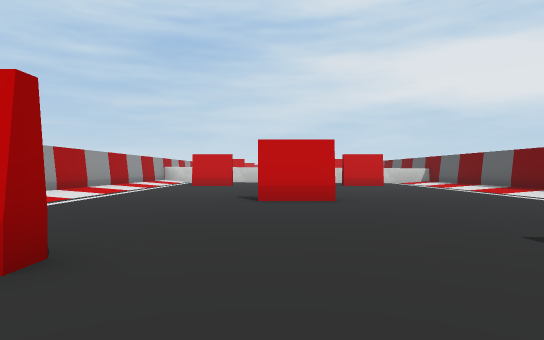
view 1 (above)

21 first-person views from a walk through a Unity game level. The camera is 0.6 m above the floor, looks level and sees 75° across. The floor is counted in squares, 1 m on a side. Each view is taken from the middle of a square. On the plan, view 1 faces up. The plan holds only what a view shows up to about 10 squares ahead; the rest is blank. The place goes on beyond the plan. Some surface patterns are stand-ins.

view 2
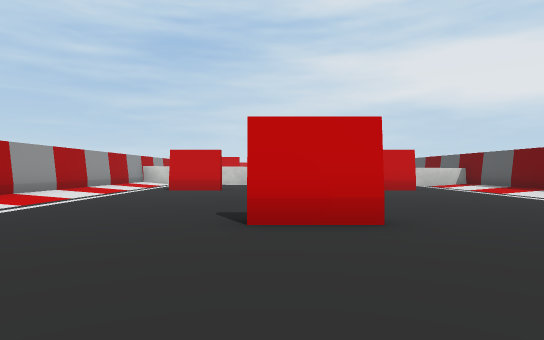

view 3
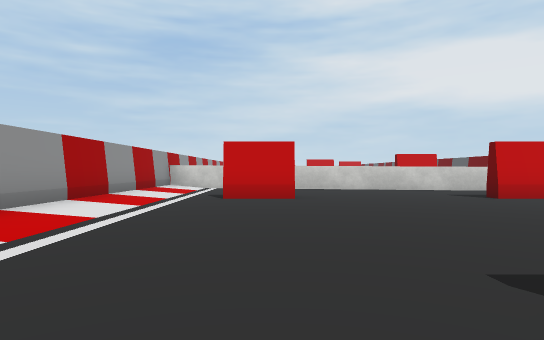

view 4
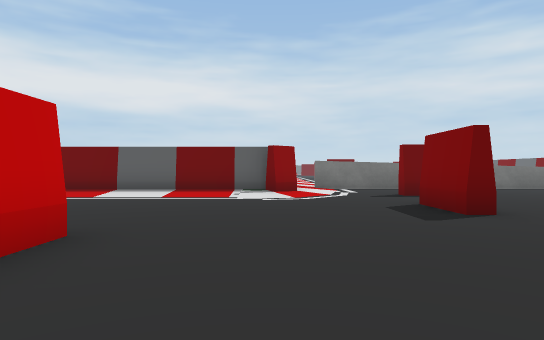

view 5
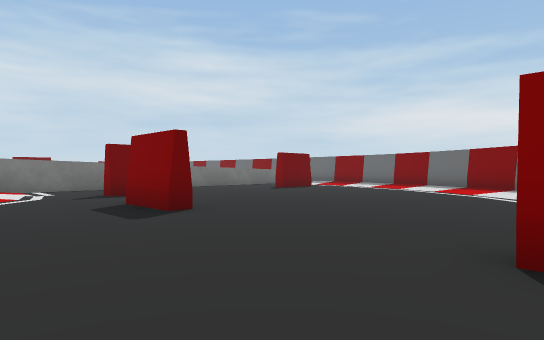

view 6
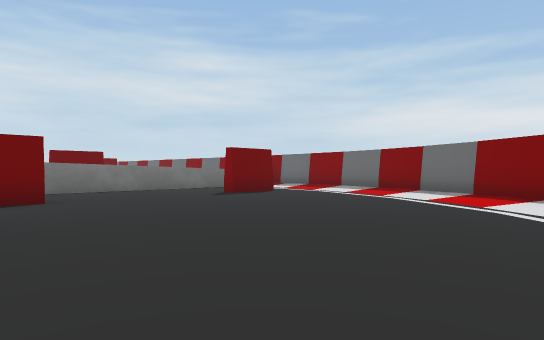

view 7
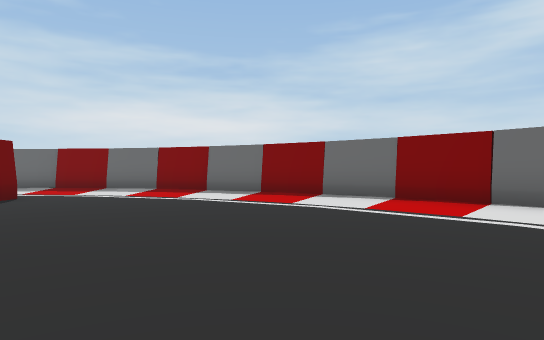

view 8
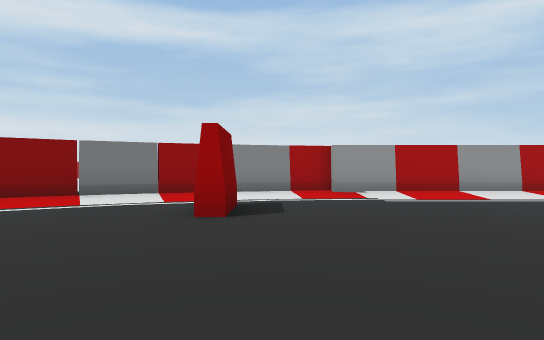

view 9
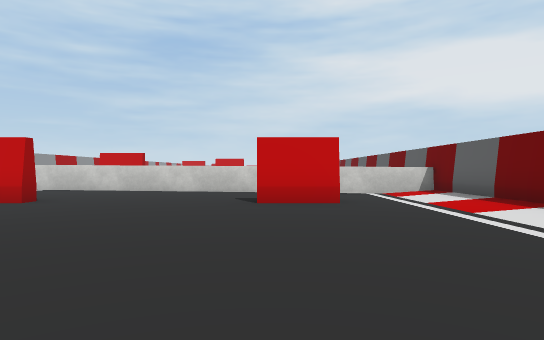

view 10
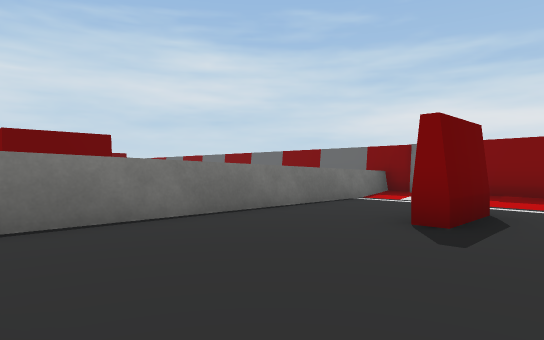

view 11
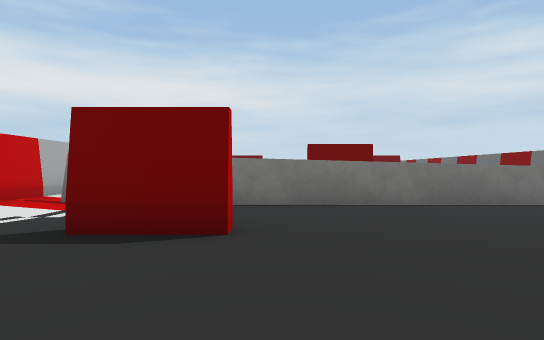

view 12
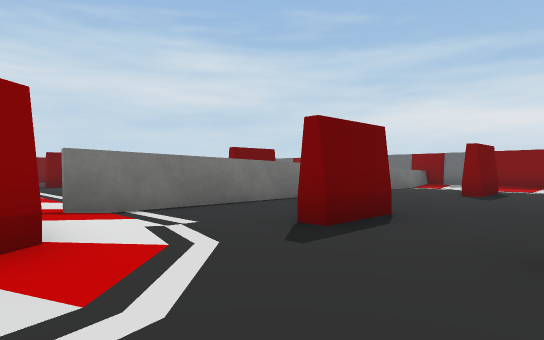

view 13
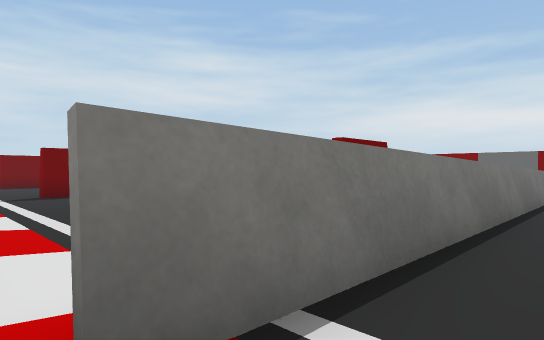

view 14
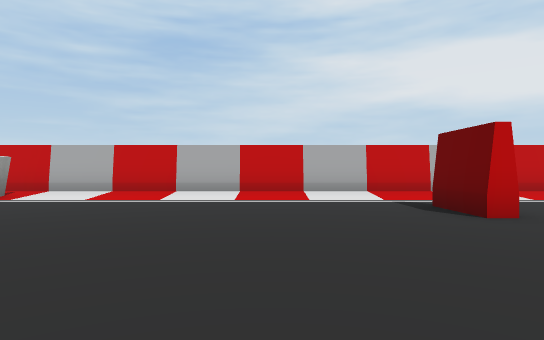

view 15
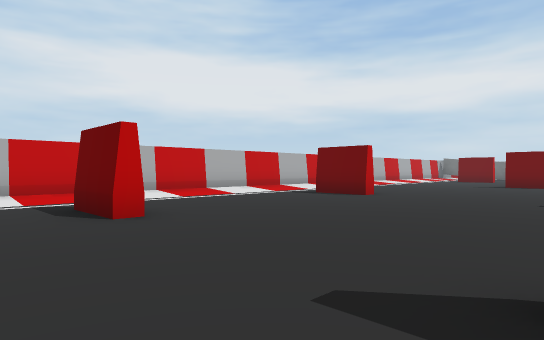

view 16
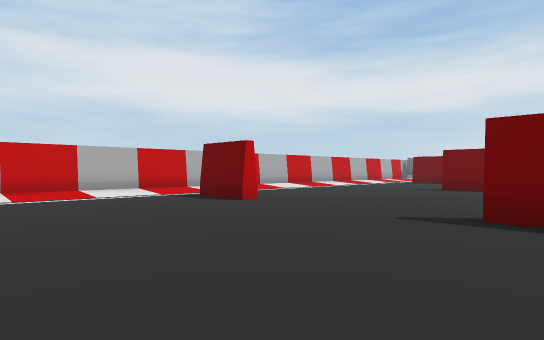

view 17
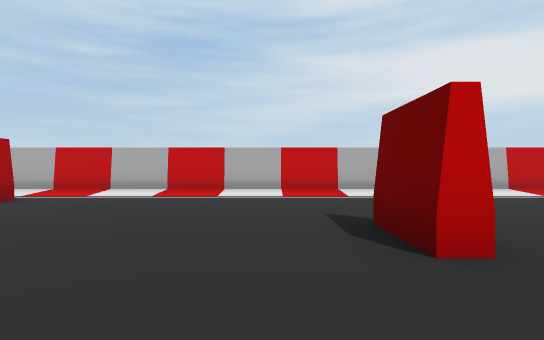

view 18
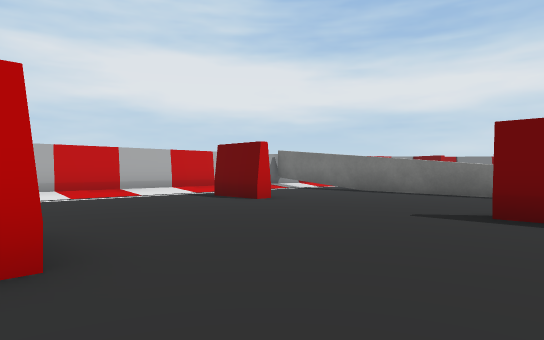

view 19
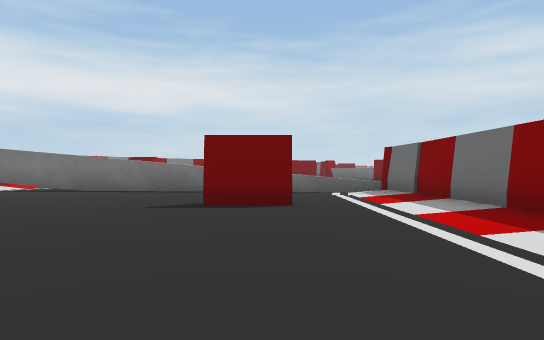

view 20
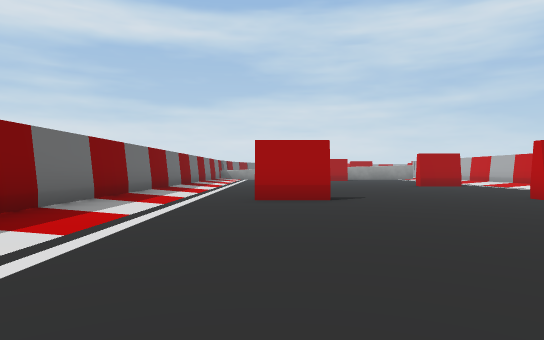

view 21
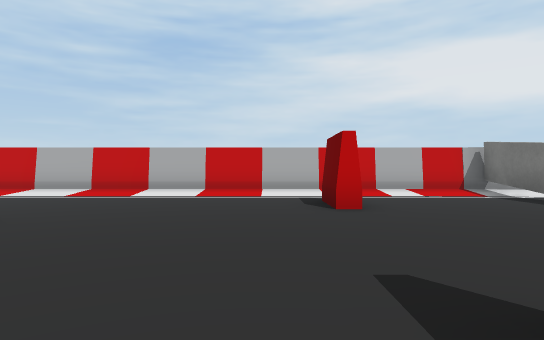

### Floor plan
Points are (right, up) in squares from view 1. A wall is a line through its corners. A room is listed if a view was taken in it or the views show most of it. See-through windows are left out.
Room 1 (views 1, 2, 3, 4, 5, 6, 7, 8, 9, 10, 11, 12, 13)
walls: (7, 4.3) (6.6, 4.9); (7.1, 5) (7.1, 10.5); (-5.6, 3.5) (-5.3, 2); (-5.8, 4.5) (-5.6, 3.4); (-5.1, 1.4) (-4.7, 0.5); (-4.8, 0.6) (-4.1, -0.9) (-3.4, -2); (9.5, 4.4) (8.5, 4.4); (-2.8, -2.8) (-2.3, -3.4); (-2.4, -3.3) (-1.2, -4.5); (7.1, 12.1) (7.1, 17); (-1.3, -4.4) (-0.1, -5.4); (-0.2, -5.3) (1.3, -6.3); (1.2, -6.2) (2.7, -6.9); (2.7, 16.6) (0.2, 17); (2.6, -6.9) (4.1, -7.4); (7.1, 15.8) (4.8, 16.2); (4, -7.4) (5.6, -7.8); (-5.5, 16) (-5.5, 4.4); (5.5, -7.8) (7.1, -7.9); (9.2, -8.3) (9.2, 3.7)
low walls: (7, -8) (8.6, -8)
ways out: opening at (9, 4) to room 2
objects: other object (-3, 2) to (-2, 2); other object (-3, 14) to (-2, 14); other object (0, 7) to (1, 7); other object (3, 2) to (4, 2); other object (3, 14) to (4, 14); other object (6, -5) to (6, -4); other object (6, 1) to (6, 2)
Room 2 (views 14, 15, 16, 17, 18, 19, 20, 21)
walls: (21, -8.2) (27, -8.2); (33, -8.2) (38.3, -8.2); (38.8, -3.2) (39.1, 0.1); (9.3, 3.7) (9.3, 3.2); (39.3, 1.8) (39.5, 4.3); (39.1, 4.4) (9.5, 4.4); (40.3, 4.1) (39, 4.3); (8.4, -8.2) (11, -8.2)
low walls: (38.3, -8.2) (38.6, -5.5)
ways out: opening at (9, 4) to room 1
objects: other object (11, -2) to (11, -1); other object (18, 1) to (18, 2); other object (24, -5) to (24, -4); other object (24, 1) to (24, 2); other object (30, -2) to (30, -1); other object (35, -5) to (35, -4); other object (35, 1) to (35, 2)

Positions as (right, up) in squares from view 1, and headings:
1: (0, 0), facing up
2: (0, 3), facing up
3: (-2, 6), facing up
4: (-2, 5), facing right
5: (-2, 5), facing down-right
6: (-1, 2), facing down-right
7: (1, 2), facing down
8: (3, 3), facing left
9: (3, 7), facing up
10: (5, 0), facing down-right
11: (3, 0), facing right
12: (4, 5), facing down-right
13: (8, 4), facing down-right
14: (15, -4), facing up
15: (16, -4), facing up-right
16: (19, -5), facing up-right
17: (29, -5), facing up
18: (30, -5), facing up-right
19: (29, -5), facing right
20: (31, -5), facing left
21: (34, -5), facing up
